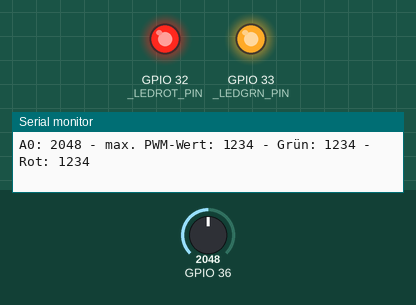
A sketch run on a simulated ESP32. Shown: output pins drawn as LEDs (lit = HIGH), the last lines printed to the serial monitor. The test bench sets the inputs (shaded band); at power-on: GPIO 36 = 2048.

Above: at 2.2 s.
2.3 s: GPIO 36 set to 2866
At 3.5 s:
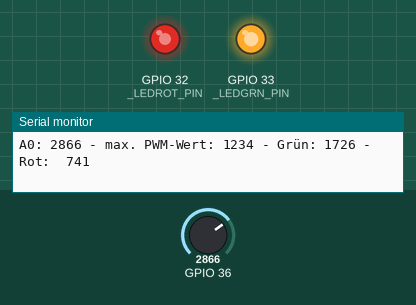
3.8 s: GPIO 36 set to 4095
At 4.8 s:
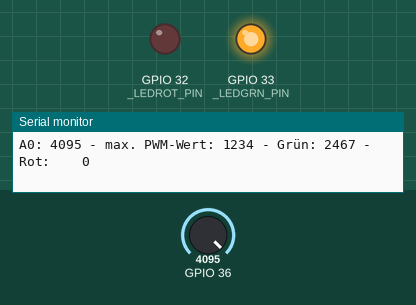
5.3 s: GPIO 36 set to 1228
At 5.9 s:
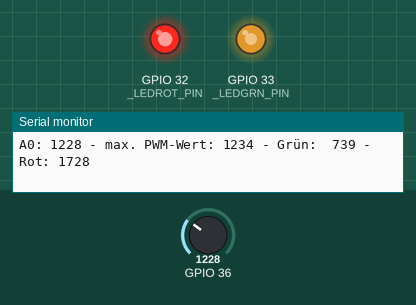
6.8 s: GPIO 36 set to 491
At 7.1 s:
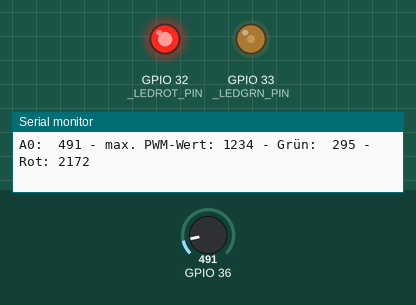
8.3 s: GPIO 36 set to 0
At 9.4 s:
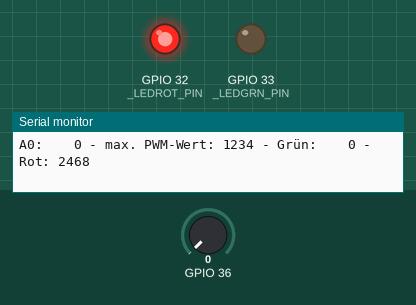
9.8 s: GPIO 36 set to 2047
At 10.6 s:
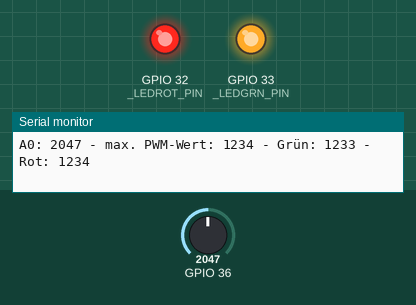
Timing chart, 0 to 12.3 s (numbered marks = the images above; inputs shaded):
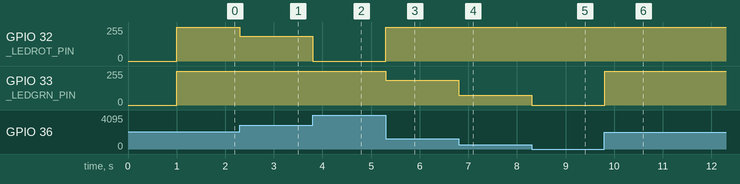

The sketch:

vorlage_ka2.ino
```cpp
// DEFINES
#define _DATUM "2023 01 13"
#define _AUTOR "Namydad"
#define _PWM_FREQUENZ 100  // soll eine Periodendauer von 1ms haben
#define _PWM_BITS     10  // soll min 1000 und nicht mehr als 2000 Abstufungen haben
#define _LEDGRN_PIN   33  // siehe Board
#define _LEDGRN_KANAL 0  // frei wählbar
#define _LEDROT_PIN   32  // siehe Board
#define _LEDROT_KANAL 1  // frei wählbar

// GLOBALE VARIABLEN
int max_pwm_wert = 0; // wird in Setup berechnet

// PROTOTYPEN ( = Funktionsköpfe mit Semikolon am Ende)


void setup()
{
  // Serial-Init
  Serial.begin(115200);
  delay(1000);
  Serial.printf("Datum: %s, Autor: %s\n", _DATUM, _AUTOR);

  //PWM-Init
  ledcSetup(_LEDGRN_KANAL, _PWM_FREQUENZ, _PWM_BITS);
  ledcAttachPin(_LEDGRN_PIN, _LEDGRN_KANAL);
  ledcSetup(_LEDROT_KANAL, _PWM_FREQUENZ, _PWM_BITS);
  ledcAttachPin(_LEDROT_PIN, _LEDROT_KANAL);

  max_pwm_wert = 1234; // Zahl muss abhängig von den Bits berechnet werden.
}

void loop()
{
  int a0_wert;
  int pwm_wert_grn, pwm_wert_rot;

  a0_wert   = analogRead(A0);       //    0 bis 4095
  pwm_wert_grn = getPWM_grn(a0_wert);     //    PWM-Wert für grün wird berechnet
  pwm_wert_rot = getPWM_rot(a0_wert);     //    - für rot

  setPWM(_LEDGRN_KANAL, pwm_wert_grn);
  setPWM(_LEDROT_KANAL, pwm_wert_rot);

  Serial.printf("A0: %4i - max. PWM-Wert: %4i - Grün: %4i - Rot: %4i\n", a0_wert, max_pwm_wert, pwm_wert_grn, pwm_wert_rot);
}

int getPWM_grn(int poti)
{
  int erg = 0;

  // WENN poti zwischen 0 und 2048, DANN mapping
  erg = map(poti, 0, 2048, 0, max_pwm_wert); // min/max abhängig davon, ob low-active oder high-active --> muss evtl geändert werden
  //if (poti > 2047){
  //  erg = 0;
  //}

  return erg;
}

int getPWM_rot(int poti)
{
  int erg = 0;

  // WENN poti zwischen 2048 und 4095, DANN mapping
  erg = map(poti, 2048, 4095, max_pwm_wert, 0); // min/max abhängig davon, ob low-active oder high-active --> muss evtl geändert werden
  if (poti == 2048 ){
    erg = max_pwm_wert;
  }

  return erg;
}

void setPWM(int kanal, int wert)
{
  ledcWrite(kanal, wert);
}
```

Measured:
- after the input at 2.3 s, GPIO 32 (_LEDROT_PIN): 255/255 → 185/255 at once
- after the input at 3.8 s, GPIO 32 (_LEDROT_PIN): 185/255 → 0/255 at once
- after the input at 5.3 s, GPIO 32 (_LEDROT_PIN): 0/255 → 255/255 at once; GPIO 33 (_LEDGRN_PIN): 255/255 → 184/255 at once
- after the input at 6.8 s, GPIO 33 (_LEDGRN_PIN): 184/255 → 73/255 at once
- after the input at 8.3 s, GPIO 33 (_LEDGRN_PIN): 73/255 → 0/255 at once
- after the input at 9.8 s, GPIO 33 (_LEDGRN_PIN): 0/255 → 255/255 at once
